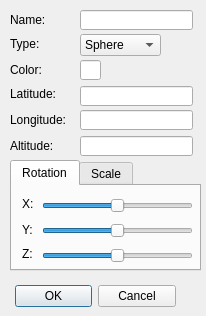
<?xml version="1.0" encoding="UTF-8"?>
<ui version="4.0">
 <class>VolumeWindow</class>
 <widget class="QDialog" name="VolumeWindow">
  <property name="geometry">
   <rect>
    <x>0</x>
    <y>0</y>
    <width>206</width>
    <height>316</height>
   </rect>
  </property>
  <property name="minimumSize">
   <size>
    <width>206</width>
    <height>316</height>
   </size>
  </property>
  <property name="maximumSize">
   <size>
    <width>206</width>
    <height>316</height>
   </size>
  </property>
  <property name="windowTitle">
   <string>Volume</string>
  </property>
  <widget class="QDialogButtonBox" name="buttonBox">
   <property name="geometry">
    <rect>
     <x>15</x>
     <y>280</y>
     <width>161</width>
     <height>32</height>
    </rect>
   </property>
   <property name="orientation">
    <enum>Qt::Horizontal</enum>
   </property>
   <property name="standardButtons">
    <set>QDialogButtonBox::Cancel|QDialogButtonBox::Ok</set>
   </property>
  </widget>
  <widget class="QLabel" name="label">
   <property name="geometry">
    <rect>
     <x>10</x>
     <y>36</y>
     <width>61</width>
     <height>16</height>
    </rect>
   </property>
   <property name="text">
    <string>Type:</string>
   </property>
  </widget>
  <widget class="QComboBox" name="typeComboBox">
   <property name="geometry">
    <rect>
     <x>80</x>
     <y>34</y>
     <width>81</width>
     <height>22</height>
    </rect>
   </property>
   <item>
    <property name="text">
     <string>Sphere</string>
    </property>
   </item>
   <item>
    <property name="text">
     <string>Cube</string>
    </property>
   </item>
   <item>
    <property name="text">
     <string>Pyramid</string>
    </property>
   </item>
  </widget>
  <widget class="QLabel" name="label_2">
   <property name="geometry">
    <rect>
     <x>10</x>
     <y>86</y>
     <width>51</width>
     <height>16</height>
    </rect>
   </property>
   <property name="text">
    <string>Latitude:</string>
   </property>
  </widget>
  <widget class="QLabel" name="label_3">
   <property name="geometry">
    <rect>
     <x>10</x>
     <y>112</y>
     <width>61</width>
     <height>16</height>
    </rect>
   </property>
   <property name="text">
    <string>Longitude:</string>
   </property>
  </widget>
  <widget class="QLineEdit" name="latitude">
   <property name="geometry">
    <rect>
     <x>80</x>
     <y>86</y>
     <width>113</width>
     <height>20</height>
    </rect>
   </property>
  </widget>
  <widget class="QLineEdit" name="longitude">
   <property name="geometry">
    <rect>
     <x>80</x>
     <y>110</y>
     <width>113</width>
     <height>20</height>
    </rect>
   </property>
  </widget>
  <widget class="QLabel" name="label_4">
   <property name="geometry">
    <rect>
     <x>10</x>
     <y>139</y>
     <width>46</width>
     <height>13</height>
    </rect>
   </property>
   <property name="text">
    <string>Altitude:</string>
   </property>
  </widget>
  <widget class="QLineEdit" name="altitude">
   <property name="geometry">
    <rect>
     <x>80</x>
     <y>136</y>
     <width>113</width>
     <height>20</height>
    </rect>
   </property>
  </widget>
  <widget class="QLabel" name="label_5">
   <property name="geometry">
    <rect>
     <x>10</x>
     <y>62</y>
     <width>46</width>
     <height>16</height>
    </rect>
   </property>
   <property name="text">
    <string>Color:</string>
   </property>
  </widget>
  <widget class="ColorSelectWidget" name="color">
   <property name="geometry">
    <rect>
     <x>80</x>
     <y>60</y>
     <width>21</width>
     <height>20</height>
    </rect>
   </property>
   <property name="autoFillBackground">
    <bool>false</bool>
   </property>
   <property name="readOnly">
    <bool>true</bool>
   </property>
  </widget>
  <widget class="QLabel" name="label_9">
   <property name="geometry">
    <rect>
     <x>10</x>
     <y>12</y>
     <width>46</width>
     <height>16</height>
    </rect>
   </property>
   <property name="text">
    <string>Name:</string>
   </property>
  </widget>
  <widget class="QLineEdit" name="name">
   <property name="geometry">
    <rect>
     <x>80</x>
     <y>10</y>
     <width>113</width>
     <height>20</height>
    </rect>
   </property>
  </widget>
  <widget class="QTabWidget" name="tabWidget">
   <property name="geometry">
    <rect>
     <x>10</x>
     <y>160</y>
     <width>191</width>
     <height>111</height>
    </rect>
   </property>
   <property name="currentIndex">
    <number>0</number>
   </property>
   <widget class="QWidget" name="tab">
    <attribute name="title">
     <string>Rotation</string>
    </attribute>
    <widget class="QSlider" name="rotationZSlider">
     <property name="geometry">
      <rect>
       <x>30</x>
       <y>60</y>
       <width>151</width>
       <height>19</height>
      </rect>
     </property>
     <property name="minimum">
      <number>-180</number>
     </property>
     <property name="maximum">
      <number>180</number>
     </property>
     <property name="orientation">
      <enum>Qt::Horizontal</enum>
     </property>
    </widget>
    <widget class="QSlider" name="rotationXSlider">
     <property name="geometry">
      <rect>
       <x>30</x>
       <y>10</y>
       <width>151</width>
       <height>19</height>
      </rect>
     </property>
     <property name="minimum">
      <number>-180</number>
     </property>
     <property name="maximum">
      <number>180</number>
     </property>
     <property name="orientation">
      <enum>Qt::Horizontal</enum>
     </property>
     <property name="tickPosition">
      <enum>QSlider::NoTicks</enum>
     </property>
    </widget>
    <widget class="QLabel" name="label_7">
     <property name="geometry">
      <rect>
       <x>10</x>
       <y>36</y>
       <width>16</width>
       <height>16</height>
      </rect>
     </property>
     <property name="text">
      <string>Y:</string>
     </property>
    </widget>
    <widget class="QLabel" name="label_6">
     <property name="geometry">
      <rect>
       <x>10</x>
       <y>10</y>
       <width>16</width>
       <height>16</height>
      </rect>
     </property>
     <property name="text">
      <string>X:</string>
     </property>
    </widget>
    <widget class="QLabel" name="label_8">
     <property name="geometry">
      <rect>
       <x>10</x>
       <y>60</y>
       <width>16</width>
       <height>16</height>
      </rect>
     </property>
     <property name="text">
      <string>Z:</string>
     </property>
    </widget>
    <widget class="QSlider" name="rotationYSlider">
     <property name="geometry">
      <rect>
       <x>30</x>
       <y>35</y>
       <width>151</width>
       <height>19</height>
      </rect>
     </property>
     <property name="minimum">
      <number>-180</number>
     </property>
     <property name="maximum">
      <number>180</number>
     </property>
     <property name="orientation">
      <enum>Qt::Horizontal</enum>
     </property>
    </widget>
   </widget>
   <widget class="QWidget" name="tab_2">
    <attribute name="title">
     <string>Scale</string>
    </attribute>
    <widget class="QLabel" name="label_10">
     <property name="geometry">
      <rect>
       <x>10</x>
       <y>36</y>
       <width>16</width>
       <height>16</height>
      </rect>
     </property>
     <property name="text">
      <string>Y:</string>
     </property>
    </widget>
    <widget class="QLabel" name="label_11">
     <property name="geometry">
      <rect>
       <x>10</x>
       <y>10</y>
       <width>16</width>
       <height>16</height>
      </rect>
     </property>
     <property name="text">
      <string>X:</string>
     </property>
    </widget>
    <widget class="QLabel" name="label_12">
     <property name="geometry">
      <rect>
       <x>10</x>
       <y>60</y>
       <width>16</width>
       <height>16</height>
      </rect>
     </property>
     <property name="text">
      <string>Z:</string>
     </property>
    </widget>
    <widget class="QDoubleSpinBox" name="scaleXSpinBox">
     <property name="geometry">
      <rect>
       <x>40</x>
       <y>7</y>
       <width>111</width>
       <height>22</height>
      </rect>
     </property>
     <property name="minimum">
      <double>0.010000000000000</double>
     </property>
     <property name="singleStep">
      <double>0.010000000000000</double>
     </property>
    </widget>
    <widget class="QDoubleSpinBox" name="scaleYSpinBox">
     <property name="geometry">
      <rect>
       <x>40</x>
       <y>32</y>
       <width>111</width>
       <height>22</height>
      </rect>
     </property>
     <property name="minimum">
      <double>0.010000000000000</double>
     </property>
     <property name="singleStep">
      <double>0.010000000000000</double>
     </property>
    </widget>
    <widget class="QDoubleSpinBox" name="scaleZSpinBox">
     <property name="geometry">
      <rect>
       <x>40</x>
       <y>58</y>
       <width>111</width>
       <height>22</height>
      </rect>
     </property>
     <property name="minimum">
      <double>0.010000000000000</double>
     </property>
     <property name="singleStep">
      <double>0.010000000000000</double>
     </property>
    </widget>
   </widget>
  </widget>
 </widget>
 <customwidgets>
  <customwidget>
   <class>ColorSelectWidget</class>
   <extends>QLineEdit</extends>
   <header location="global">ColorSelectWidget.h</header>
  </customwidget>
 </customwidgets>
 <resources/>
 <connections>
  <connection>
   <sender>buttonBox</sender>
   <signal>accepted()</signal>
   <receiver>VolumeWindow</receiver>
   <slot>accept()</slot>
   <hints>
    <hint type="sourcelabel">
     <x>248</x>
     <y>254</y>
    </hint>
    <hint type="destinationlabel">
     <x>157</x>
     <y>274</y>
    </hint>
   </hints>
  </connection>
  <connection>
   <sender>buttonBox</sender>
   <signal>rejected()</signal>
   <receiver>VolumeWindow</receiver>
   <slot>reject()</slot>
   <hints>
    <hint type="sourcelabel">
     <x>316</x>
     <y>260</y>
    </hint>
    <hint type="destinationlabel">
     <x>286</x>
     <y>274</y>
    </hint>
   </hints>
  </connection>
 </connections>
</ui>
